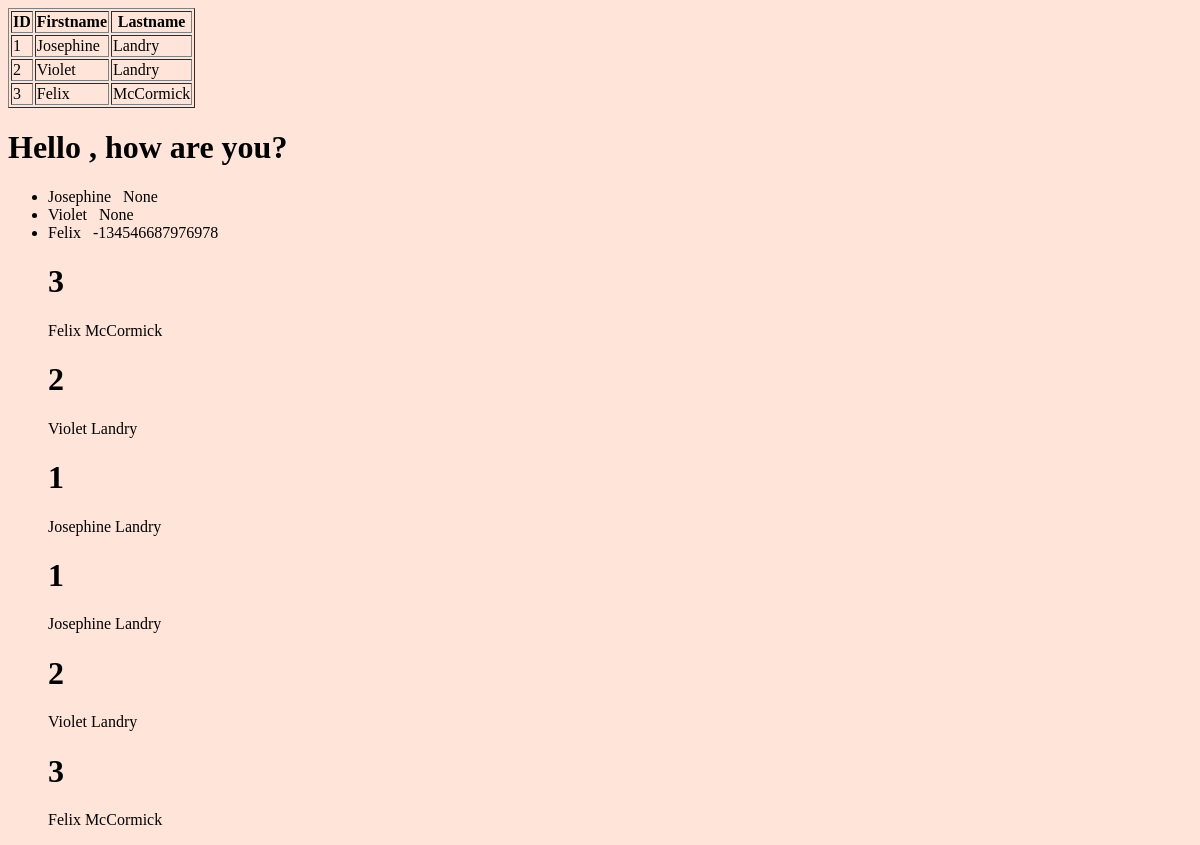
The app's page /testing/, older data.
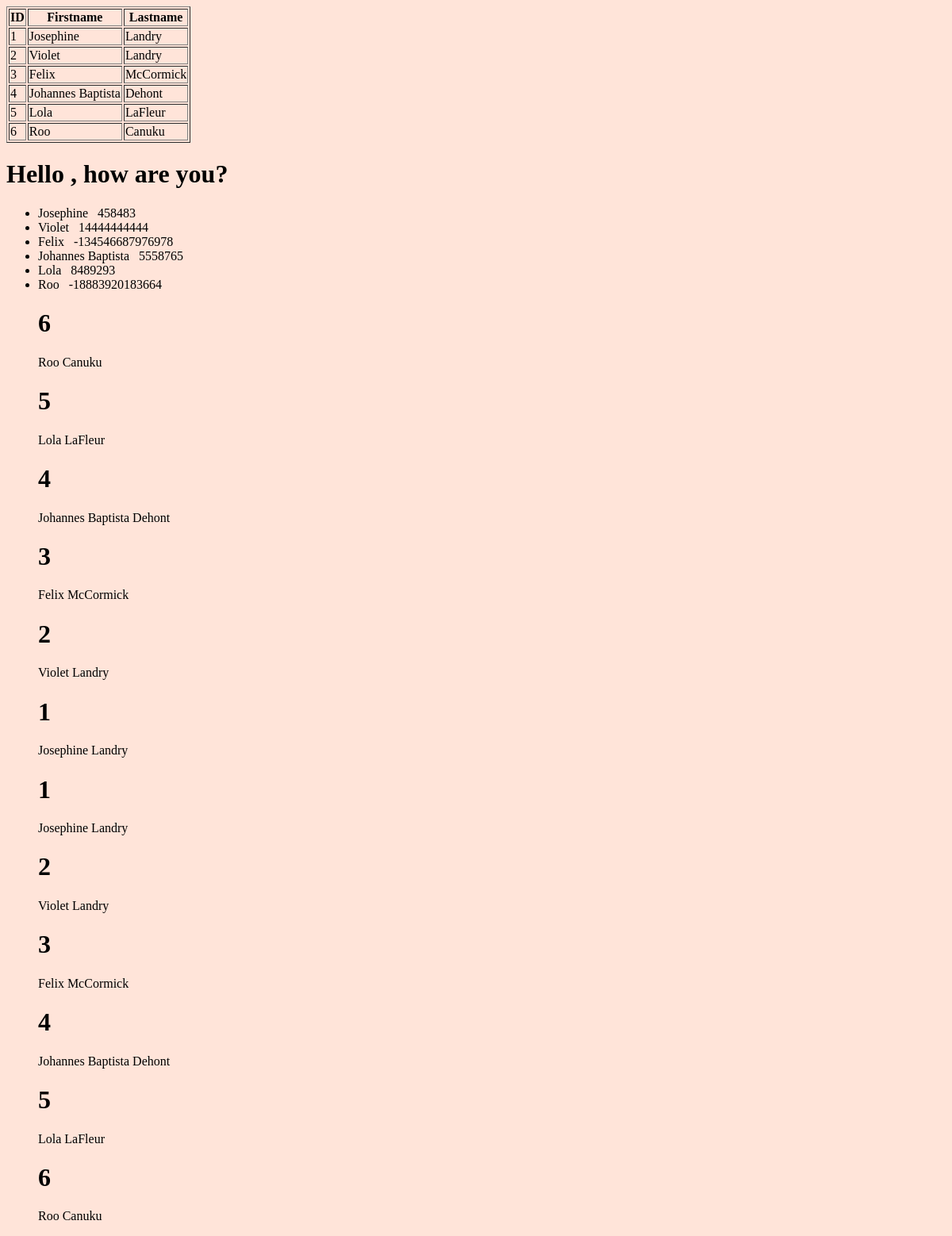
The same page, newer data.
### members/models.py (models this page shows)
class Member(models.Model):
    firstname = models.CharField(max_length=255)
    lastname = models.CharField(max_length=255)
    phone = models.IntegerField(null=True)
    joined_date = models.DateField(null=True)

### members/views.py (the view)
# urls.py: path('testing/', views.testing, name='testing'),
def testing(request):
  mydata = Member.objects.all()
  template = loader.get_template('template.html')
  context = {
    'mymembers': mydata,
  }
  return HttpResponse(template.render(context, request))

### members/templates/template.html (shortened to what this page needs)
{% load static %}
<!DOCTYPE html>
<html>
<link rel="stylesheet" href="{% static 'first.css' %}">
<body>
  <table border='1'>
    <tr>
      <th>ID</th>
      <th>Firstname</th>
      <th>Lastname</th>
    </tr>
    {% for x in mymembers %}
      <tr>
        <td>{{ x.id }}</td>
          <td>{{ x.firstname }}</td>
        <td>{{ x.lastname }}</td>
      </tr>
    {% endfor %}
  </table>
<h1>Hello {{ firstname }}, how are you?</h1>
<ul>
  {% for x in mymembers %}
    <li>{{ x.firstname }} &nbsp; {{ x.phone }}</li>
  {% endfor %}
  {% for x in mymembers reversed %}
  <h1>{{ x.id }}</h1>
  <p>
    {{ x.firstname }}
    {{ x.lastname }}
  </p>
{% endfor %}
{% for x in mymembers %}
<h1>{{ x.id }}</h1>
<p>
  {{ x.firstname }}
  {{ x.lastname }}
</p>
{% endfor %}
</ul>
</body>
</html>

### members/static/first.css (style rules this page uses)
body { background: white url("images/background.png") no-repeat; background-color: rgb(255, 228, 217); font-family: Franklin Gothic, News Gothic, Minion, Mrs Eaves, Rockwell, Georgia; }

Row changes from the older to the newer data that the page shows:
changed Member "Josephine": phone "None" → "458483"
changed Member "Violet": phone "None" → "14444444444"
added Member: id "4", firstname "Johannes Baptista", lastname "Dehont", phone "5558765"
added Member: id "5", firstname "Lola", lastname "LaFleur", phone "8489293"
added Member: id "6", firstname "Roo", lastname "Canuku", phone "-18883920183664"
